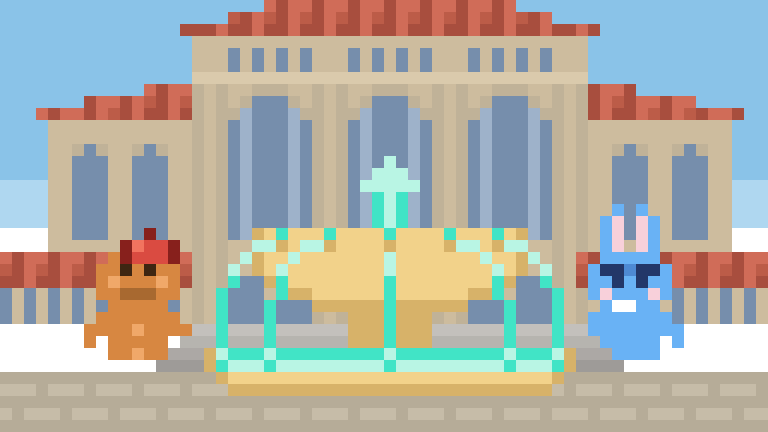

This figure's Python source:
from PIL import Image

W, H, S = 64, 36, 12
img = Image.new('RGB', (W*S, H*S), (255,255,255))

def sp(x, y, c):
    if 0<=x<W and 0<=y<H:
        for dy in range(S):
            for dx in range(S):
                img.putpixel((x*S+dx, y*S+dy), c)

def fl(y1, y2, x1, x2, c):
    for y in range(y1, y2+1):
        for x in range(x1, x2+1):
            sp(x, y, c)

def wrow(y, x1, x2, c):
    for x in range(x1, x2+1):
        sp(x, y, c)

def wcol(x, y1, y2, c):
    for y in range(y1, y2+1):
        sp(x, y, c)

# ── 颜色 ──
SKY_T  = (138, 195, 232)   # 天空上
SKY_B  = (175, 215, 240)   # 天空下
GROUND = (198, 188, 168)   # 地面（石板）
GROUND_D = (182, 172, 152)

# 图书馆墙体（斯坦福暖砂岩色）
WALL   = (205, 188, 158)
WALL_D = (192, 178, 152)
WALL_L = (218, 202, 172)
ARCH   = (175, 158, 128)   # 拱廊暗色
WIN    = (118, 142, 172)   # 窗户（深蓝）
WIN_L  = (158, 178, 202)   # 窗户浅蓝

# 喷泉
FONT_S = (242, 210, 138)   # 喷泉暖橙亮
FONT_D = (215, 178, 105)   # 喷泉暖橙暗
WATER  = ( 65, 228, 198)   # 水色
WATER_L= (185, 245, 228)   # 水浅色
SPRAY  = (218, 238, 252)   # 水花

# 椅子（黑色铁艺）
CHAIR  = ( 55,  52,  48)
CHAIR_L= ( 88,  85,  78)

# 角色
GB       = (215, 135,  65)
GBD      = (168, 105,  48)
GB_EYE   = ( 62,  38,  18)
GB_CHEEK = (240, 168, 105)
HAT_RED  = (218,  75,  65)
HAT_DARK = (135,  32,  28)
HAT_LITE = (242, 115,  95)

BUN_B    = (105, 178, 245)
BUN_IN   = (248, 208, 218)
BUN_EYE  = ( 35,  55, 105)
BUN_D    = ( 78, 138, 212)

# ── 天空 ──
fl(0, 14, 0, 63, SKY_T)
fl(15, 18, 0, 63, SKY_B)

# ── 图书馆主体（背景，宽64，y=4~18）──
# 屋顶线（只在四根大柱子之间 x=16~48）
fl(5, 5, 16, 48, WALL_D)
wrow(4, 16, 48, WALL)

# 墙体
# 墙体（中间 x=16~48 从y=3，两侧从y=9）
fl(3, 26, 16, 48, WALL)
fl(10, 26, 4, 15, WALL)
fl(10, 26, 49, 60, WALL)

# 中间高墙梯形红屋顶（y=0~2，底x=16~48→顶x=22~42）
# y轴3层：y=0亮，y=1中，y=2暗
RTOP_R  = (188,  92,  72)
RTOP_RD = (168,  78,  62)
RTOP_RL = (208, 108,  88)
_roof_rows = [(2,16,48,RTOP_RD),(1,19,45,RTOP_R),(0,22,42,RTOP_RL)]
for _ry_actual, _rx1, _rx2, _base_c in _roof_rows:
    wrow(_ry_actual, _rx1, _rx2, _base_c)
    for _cx in range(_rx1+1, _rx2+1, 3):
        sp(_cx, _ry_actual, RTOP_RD)
    for _cx in range(_rx1+2, _rx2+1, 3):
        sp(_cx, _ry_actual, RTOP_RL)
# 左右屋檐探出1格
wrow(2, 15, 15, RTOP_RD)
wrow(2, 49, 49, RTOP_RD)

# 拱廊（7个拱，中间3个宽9格，两侧各宽7格）
# (起点x, 拱总宽)
ARCHES = [(5,5),(10,5),(18,9),(28,9),(38,9),(50,5),(55,5)]
for ax, aw in ARCHES:
    iw = aw - 2  # 内宽
    dy = 3 if aw == 5 else 0  # 小拱门下移3格
    # 拱柱（暗色，延伸到地面）
    # 去掉两侧小拱所有柱子
    skip_left  = (ax in (2, 10) and aw == 5) or (ax == 2 and aw == 5)
    skip_right = (ax in (48, 55) and aw == 7) or (ax == 55 and aw == 5)
    # ax=2右柱(x=8) 和 ax=56左柱(x=56) 也去掉
    if ax == 2 and aw == 7:
        pass
    elif ax == 56 and aw == 7:
        pass
    else:
        if aw == 9:
            col_top = 7
            wcol(ax, col_top, 26, WALL_D)
            wcol(ax+aw-1, col_top, 26, WALL_D)
    # 拱内矩形部分
    _wfill = WIN if aw == 9 else WIN
    fl(11+dy, 26, ax+1, ax+aw-2, _wfill)
    if aw == 9:
        sp(ax+1, 26, WALL); sp(ax+aw-2, 26, WALL)
    wrow(10+dy, ax+1, ax+aw-2, _wfill)
    wrow(9+dy, ax+2, ax+aw-3, _wfill)
    sp(ax+1, 9+dy, WALL_D); sp(ax+aw-2, 9+dy, WALL_D)
    if iw >= 5:
        wrow(8+dy, ax+3, ax+aw-4, _wfill)
        sp(ax+2, 8+dy, WALL_D); sp(ax+aw-3, 8+dy, WALL_D)
    # 补墙（拱顶以上）
    wrow(7+dy, ax+1, ax+aw-2, WALL)
    # 拱内亮点
    sp(ax+2, 12+dy, WIN); sp(ax+aw-3, 12+dy, WIN)
    wrow(11+dy, ax+1, ax+aw-2, WIN)

# 内侧柱子线各向内移2格（x=14→x=16, x=50→x=48）
wcol(14, 10, 26, WALL)   # 覆盖旧x=14深色线
wcol(50, 10, 26, WALL)   # 覆盖旧x=50深色线
wcol(16, 7, 26, WALL_D) # 新x=16深色线
wcol(48, 7, 26, WALL_D) # 新x=48深色线

# 小拱门 y=20以下变墙色（变成窗户）
for ax, aw in [(5,5),(10,5),(50,5),(55,5)]:
    fl(20, 26, ax+1, ax+aw-2, WALL)

# 大拱门 y=20~22 变墙色（截断，上移1格）
for ax, aw in [(18,9),(28,9),(38,9)]:
    fl(20, 22, ax+1, ax+aw-2, WALL)

# 红瓦屋顶（y=21~23，四根大柱子外侧）
ROOF_R  = (188,  92,  72)
ROOF_RD = (168,  78,  62)
ROOF_RL = (208, 108,  88)
# 左段 x=0~15，右段 x=48~63
for _seg in [(0, 15), (48, 63)]:
    fl(21, 23, _seg[0], _seg[1], ROOF_R)
    wrow(21, _seg[0], _seg[1], ROOF_RL)
    wrow(23, _seg[0], _seg[1], ROOF_RD)
    # 纵向瓦片：每3格一道暗线+亮线（瓦楞感）
    for _rx in range(_seg[0]+1, _seg[1]+1, 3):
        wcol(_rx, 21, 23, ROOF_RD)
    for _rx in range(_seg[0]+2, _seg[1]+1, 3):
        wcol(_rx, 21, 23, ROOF_RL)

# 连廊（y=24~26，四根大柱子外侧）：窗色背景+墙色分隔柱
_CWIN = WIN
fl(24, 26, 0, 15, _CWIN)
fl(24, 26, 49, 63, _CWIN)
for _cx in range(1, 16, 2):
    wcol(_cx, 24, 26, WALL)
for _cx in range(49, 64, 2):
    wcol(_cx, 24, 26, WALL)

# 墙体水平腰线（只保留四根大柱子之间 x=16~48）
wrow(6, 16, 48, WALL_L)

# 腰线上方廊柱窗（三组大拱门正上方，y=2~5）
WIN_T  = WIN   # 窗色（同大拱门）
for ax, aw in [(18,9),(28,9),(38,9)]:
    x1, x2 = ax+1, ax+aw-2
    fl(4, 5, x1, x2, WIN_T)
    for _cx in range(x1+1, x2, 2):
        wcol(_cx, 4, 5, WALL)

# 两侧 y=5 用天空色清除多余线条（y=6~8留给红瓦）
fl(5, 5, 0, 15, SKY_T)
fl(5, 5, 49, 63, SKY_T)

# ── 地面 ──
fl(31, 35, 0, 63, GROUND)
wrow(31, 0, 63, GROUND_D)
# 正方形小砖（两排错列）
# 上排 y=31~32：竖缝 x%4==3
for _gx in range(3, 64, 4):
    sp(_gx, 31, GROUND_D); sp(_gx, 32, GROUND_D)
# 下排 y=34：竖缝错位2格 (x+2)%4==3
for _gx in range(1, 64, 4):
    sp(_gx, 34, GROUND_D)
# 横缝
wrow(33, 0, 63, GROUND_D)
wrow(35, 0, 63, GROUND_D)

# 中间拱门顶部阴影（x=31~33, y=6，柱子色）
# 大拱门 y=23~26 改为深蓝色
for _ax in [18, 28, 38]:
    fl(23, 26, _ax+1, _ax+7, WIN)
sp(31, 7, WALL_D); sp(32, 7, WALL_D); sp(33, 7, WALL_D)
# 中间拱门底部中柱（x=32, y=23~26）
wcol(32, 23, 26, WALL)
# 左右拱门底部中柱
wcol(22, 23, 26, WALL)
wcol(42, 23, 26, WALL)

# 左右大拱门竖线+拱顶阴影（ax=18, ax=38）
for _ax in [18, 38]:
    wcol(_ax+2, 8, 8, WALL_D); wcol(_ax+2, 9, 19, WIN_L)
    wcol(_ax+6, 8, 8, WALL_D); wcol(_ax+6, 9, 19, WIN_L)
    sp(_ax+3, 7, WALL_D); sp(_ax+4, 7, WALL_D); sp(_ax+5, 7, WALL_D)

# 中间拱门内竖线柱（x=30, x=34，y=8~19，在喷泉前画被遮盖）
wcol(30, 8, 8, WALL_D); wcol(30, 9, 19, WIN_L)
wcol(34, 8, 8, WALL_D); wcol(34, 9, 19, WIN_L)


# ── 椅子去掉 ──

# ── 姜饼人（左椅，GCX=16, GCY=21）──
GCX, GCY = 11, 21

# 头（宽7格，四角挖）
for _hy in range(GCY, GCY+5):
    for _hx in range(GCX-3, GCX+4):
        if (_hx, _hy) in [(GCX-3,GCY),(GCX+3,GCY),(GCX-3,GCY+4),(GCX+3,GCY+4)]:
            continue
        sp(_hx, _hy, GB)
# 五官
sp(GCX-1, GCY+1, GB_EYE); sp(GCX+1, GCY+1, GB_EYE)
sp(GCX-2, GCY+2, GB_CHEEK); sp(GCX+2, GCY+2, GB_CHEEK)
sp(GCX-1, GCY+3, GBD); sp(GCX, GCY+3, GBD); sp(GCX+1, GCY+3, GBD)
# 帽子（右偏1格，整体下移1行）
wrow(GCY-1, GCX-1, GCX+3, HAT_RED)
wrow(GCY, GCX-1, GCX+3, HAT_RED)
sp(GCX+1, GCY-2, HAT_DARK)   # 小啾啾
wcol(GCX-1, GCY, GCY, HAT_DARK)
wcol(GCX+3, GCY, GCY, HAT_DARK)
sp(GCX-1, GCY-1, HAT_DARK); sp(GCX, GCY-1, HAT_LITE); sp(GCX+3, GCY-1, HAT_DARK)
# 身体
fl(GCY+5, GCY+8, GCX-2, GCX+2, GB)
sp(GCX, GCY+6, GB_CHEEK); sp(GCX, GCY+8, GB_CHEEK)
# 手臂
sp(GCX-3, GCY+5, GB); sp(GCX-3, GCY+6, GB); sp(GCX-4, GCY+6, GB); sp(GCX-4, GCY+7, GB)
sp(GCX+3, GCY+5, GB); sp(GCX+3, GCY+6, GB); sp(GCX+4, GCY+6, GB); sp(GCX+4, GCY+7, GB)

# ── 蓝兔子（右椅，BCX=47, BCY=21）──
BCX, BCY = 52, 21

# 耳朵
sp(BCX-1, BCY-4, BUN_B)
for _ey in range(BCY-3, BCY): sp(BCX-2, _ey, BUN_B); sp(BCX-1, _ey, BUN_B)
for _ey in range(BCY-3, BCY): sp(BCX-1, _ey, BUN_IN)
sp(BCX+1, BCY-4, BUN_B)
for _ey in range(BCY-3, BCY): sp(BCX+1, _ey, BUN_B); sp(BCX+2, _ey, BUN_B)
for _ey in range(BCY-3, BCY): sp(BCX+1, _ey, BUN_IN)

# 头（宽7格，四角挖）
for _hy in range(BCY, BCY+5):
    for _hx in range(BCX-3, BCX+4):
        if (_hx, _hy) in [(BCX-3,BCY),(BCX+3,BCY),(BCX-3,BCY+4),(BCX+3,BCY+4)]:
            continue
        sp(_hx, _hy, BUN_B)
# 五官
for bx in [BCX-2, BCX-1]: sp(bx, BCY+1, BUN_EYE)
sp(BCX, BCY+1, BUN_D)
for bx in [BCX+1, BCX+2]: sp(bx, BCY+1, BUN_EYE)
sp(BCX-1, BCY+2, BUN_EYE); sp(BCX+1, BCY+2, BUN_EYE)
sp(BCX-2, BCY+3, BUN_IN); sp(BCX+2, BCY+3, BUN_IN)
sp(BCX-1, BCY+4, (255,255,255)); sp(BCX, BCY+4, (255,255,255))
# 身体
fl(BCY+5, BCY+8, BCX-2, BCX+2, BUN_B)
# 手臂
sp(BCX-3, BCY+5, BUN_B); sp(BCX-3, BCY+6, BUN_B); sp(BCX-4, BCY+6, BUN_B); sp(BCX-4, BCY+7, BUN_B)
sp(BCX+3, BCY+5, BUN_B); sp(BCX+3, BCY+6, BUN_B); sp(BCX+4, BCY+6, BUN_B); sp(BCX+4, BCY+7, BUN_B)

# 四根大柱合并台阶（整体，y=27~30，逐行向外扩，越低越深越冷）
STEPS = [
    (195, 192, 188),  # y=27 最浅灰
    (182, 180, 175),  # y=28
    (172, 168, 165),  # y=29
    (158, 155, 152),  # y=30 最深灰
]
for _sw, _sc in enumerate(STEPS):
    _y = 27 + _sw
    _x1 = 18 - _sw - 2
    _x2 = 48 + _sw
    wrow(_y, _x1, _x2, _sc)

# ── 喷泉（中央，CX=32）新版 ──
FX = 32
SPRAY = (185, 245, 228)

# 第一层水盆外缘 x=22~42
fl(20, 23, 22, 42, FONT_S)
wrow(19, 24, 40, FONT_S)
wrow(24, 24, 40, FONT_D)
wcol(22, 20, 23, FONT_D)
wcol(42, 20, 23, FONT_D)
fl(20, 23, 23, 41, FONT_S)

# 喷水柱
for _wy in range(15, 19):
    sp(31, _wy, WATER)
    sp(32, _wy, WATER_L)
    sp(33, _wy, WATER)
sp(31, 19, FONT_S); sp(32, 19, FONT_S); sp(33, 19, FONT_S)
sp(31, 20, FONT_S); sp(32, 20, FONT_D); sp(33, 20, FONT_S)
# 水花
for _wy in [15, 16]:
    _w = 16 - _wy
    for _wx in range(FX-_w, FX+_w+1):
        if abs(_wx - FX) >= _w-1:
            sp(_wx, _wy, SPRAY)
sp(FX-2, 15, SPRAY); sp(FX+2, 15, SPRAY)
sp(FX-1, 14, SPRAY); sp(FX, 14, SPRAY); sp(FX+1, 14, SPRAY)
sp(FX, 13, SPRAY)

# 底座 x=26~38
fl(24, 25, 26, 38, FONT_D)
wrow(24, 27, 37, FONT_S)

# 连接柱 x=29~35
fl(25, 28, 29, 35, FONT_D)
wcol(29, 25, 27, FONT_D)
wcol(35, 25, 27, FONT_D)

# 第二层水盆 x=18~46
fl(29, 30, 18, 46, FONT_S)
wrow(31, 20, 44, FONT_D)
wcol(17, 29, 30, FONT_D)
wcol(47, 29, 30, FONT_D)
fl(29, 30, 19, 45, WATER)
wrow(30, 18, 46, WATER_L)
wrow(30, 20, 44, WATER_L)
for _wx in [22, 18, 32, 46, 42]:
    sp(_wx, 29, WATER_L)
    sp(_wx, 30, WATER)

# 第二层底座 x=22~42
fl(31, 32, 22, 42, FONT_D)
wrow(31, 23, 41, FONT_S)

for _wx in [23, 27, 32, 37, 41]:
    sp(_wx, 19, WATER)
# 水流及盆面细节
sp(18, 24, (65, 228, 198)); sp(18, 25, (65, 228, 198)); sp(18, 26, (65, 228, 198))
sp(18, 27, (65, 228, 198)); sp(18, 28, (65, 228, 198))
sp(19, 22, (185, 245, 228)); sp(19, 23, (65, 228, 198)); sp(22, 28, (65, 228, 198))
sp(20, 21, (185, 245, 228))
sp(21, 19, (215, 178, 105)); sp(21, 20, (185, 245, 228)); sp(21, 21, (215, 178, 105)); sp(21, 22, (215, 178, 105))
sp(22, 19, (242, 210, 138)); sp(22, 20, (185, 245, 228)); sp(22, 21, (242, 210, 138)); sp(22, 22, (242, 210, 138)); sp(22, 23, (215, 178, 105))
sp(22, 25, WATER); sp(22, 26, WATER); sp(22, 27, WATER); sp(22, 28, (65, 228, 198)); sp(42, 25, WATER); sp(42, 26, WATER); sp(42, 27, WATER); sp(42, 28, (65, 228, 198))
sp(23, 19, (65, 228, 198)); sp(23, 20, (215, 178, 105)); sp(23, 21, (242, 210, 138)); sp(23, 22, (185, 245, 228)); sp(23, 23, (65, 228, 198)); sp(23, 24, (65, 228, 198))
sp(24, 21, (185, 245, 228)); sp(24, 22, (242, 210, 138)); sp(24, 24, (215, 178, 105))
sp(25, 20, (185, 245, 228)); sp(25, 21, (242, 210, 138)); sp(25, 24, (215, 178, 105))
sp(26, 20, (185, 245, 228)); sp(26, 25, (215, 178, 105))
sp(27, 19, (65, 228, 198)); sp(27, 20, (215, 178, 105)); sp(27, 25, (215, 178, 105))
sp(26, 24, (242, 210, 138)); sp(38, 24, (242, 210, 138))
sp(41, 19, (65, 228, 198)); sp(41, 20, (215, 178, 105)); sp(41, 21, (242, 210, 138)); sp(41, 22, (185, 245, 228)); sp(41, 23, (65, 228, 198)); sp(41, 24, (65, 228, 198))
sp(42, 19, (242, 210, 138)); sp(42, 20, (185, 245, 228)); sp(42, 21, (242, 210, 138)); sp(42, 22, (242, 210, 138)); sp(42, 23, (215, 178, 105))
sp(43, 19, (215, 178, 105)); sp(43, 20, (185, 245, 228)); sp(43, 21, (215, 178, 105)); sp(43, 22, (215, 178, 105))
sp(44, 21, (185, 245, 228))
sp(45, 22, (185, 245, 228)); sp(45, 23, (65, 228, 198))
sp(46, 24, (65, 228, 198)); sp(46, 25, (65, 228, 198)); sp(46, 26, (65, 228, 198)); sp(46, 27, (65, 228, 198)); sp(46, 28, (65, 228, 198))
sp(39, 20, (185, 245, 228)); sp(38, 20, (185, 245, 228))
sp(40, 21, (185, 245, 228))
sp(40, 22, (242, 210, 138))
sp(37, 19, (65, 228, 198)); sp(37, 20, (215, 178, 105)); sp(37, 25, (215, 178, 105))
sp(36, 25, (215, 178, 105)); sp(38, 25, (215, 178, 105))
sp(39, 24, (215, 178, 105)); sp(40, 24, (215, 178, 105))
sp(32, 21, WATER_L); sp(32, 22, WATER_L)
sp(32, 23, WATER); sp(32, 24, WATER); sp(32, 25, WATER); sp(32, 26, WATER); sp(32, 27, WATER); sp(32, 28, WATER)

# 喷泉底层（台阶之后画，不被覆盖）
wrow(31, 18, 46, FONT_S)
sp(18, 31, FONT_D); sp(46, 31, FONT_D)
wrow(32, 19, 45, FONT_D)

img.save('pixel_stanford.png')

# 两侧斜红瓦屋顶（最后画，y=6~8，靠柱x=15顶y=6，靠边x=0顶y=8）
_SRL = (208,108,88); _SRD = (168,78,62); _SR = (188,92,72)
S2 = 12
def sp2(x, y, c):
    px = Image.new('RGB',(S2,S2),c)
    img2.paste(px,(x*S2,y*S2))
img2 = img.copy()
for _wx in range(3, 16):
    _rtop = 7 + round(2 * (15 - _wx) / 12)
    for _wr in range(_rtop, 10):
        _c = _SRL if _wr == _rtop else (_SR if _wr == _rtop+1 else _SRD)
        if _wx % 3 == 1: _c = _SRD
        elif _wx % 3 == 2: _c = _SRL
        sp2(_wx, _wr, _c)
for _wx in range(49, 62):
    _rtop = 9 - round(2 * (61 - _wx) / 12)
    for _wr in range(_rtop, 10):
        _c = _SRL if _wr == _rtop else (_SR if _wr == _rtop+1 else _SRD)
        if _wx % 3 == 1: _c = _SRD
        elif _wx % 3 == 2: _c = _SRL
        sp2(_wx, _wr, _c)
img2.save('pixel_stanford.png')
print('Saved')
